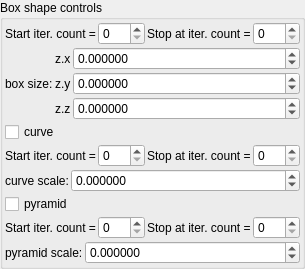
    <widget class="QGroupBox" name="groupBox_8">
     <property name="title">
      <string>Box shape controls</string>
     </property>
     <layout class="QVBoxLayout" name="verticalLayout_10" stretch="0,0,0,0,0,0,0,0">
      <property name="spacing">
       <number>2</number>
      </property>
      <property name="leftMargin">
       <number>2</number>
      </property>
      <property name="topMargin">
       <number>2</number>
      </property>
      <property name="rightMargin">
       <number>2</number>
      </property>
      <property name="bottomMargin">
       <number>2</number>
      </property>
      <item>
       <layout class="QHBoxLayout" name="horizontalLayout_6" stretch="0,1,0,1">
        <property name="topMargin">
         <number>0</number>
        </property>
        <item>
         <widget class="QLabel" name="label_79">
          <property name="text">
           <string>Start iter. count =</string>
          </property>
          <property name="wordWrap">
           <bool>true</bool>
          </property>
         </widget>
        </item>
        <item>
         <widget class="MySpinBox" name="spinboxInt_transf_start_iterations">
          <property name="sizePolicy">
           <sizepolicy hsizetype="Minimum" vsizetype="Maximum">
            <horstretch>0</horstretch>
            <verstretch>0</verstretch>
           </sizepolicy>
          </property>
          <property name="minimum">
           <number>0</number>
          </property>
          <property name="maximum">
           <number>999</number>
          </property>
          <property name="value">
           <number>0</number>
          </property>
         </widget>
        </item>
        <item>
         <widget class="QLabel" name="label_64">
          <property name="text">
           <string>Stop at iter. count =</string>
          </property>
          <property name="wordWrap">
           <bool>true</bool>
          </property>
         </widget>
        </item>
        <item>
         <widget class="MySpinBox" name="spinboxInt_transf_stop_iterations">
          <property name="sizePolicy">
           <sizepolicy hsizetype="Preferred" vsizetype="Maximum">
            <horstretch>0</horstretch>
            <verstretch>0</verstretch>
           </sizepolicy>
          </property>
          <property name="maximum">
           <number>999</number>
          </property>
         </widget>
        </item>
       </layout>
      </item>
      <item>
       <layout class="QGridLayout" name="gridLayout_2" columnstretch="0,0,1">
        <property name="spacing">
         <number>2</number>
        </property>
        <item row="3" column="2">
         <widget class="MyDoubleSpinBox" name="spinbox3_transf_addition_constant_111_x">
          <property name="sizePolicy">
           <sizepolicy hsizetype="Minimum" vsizetype="Maximum">
            <horstretch>0</horstretch>
            <verstretch>0</verstretch>
           </sizepolicy>
          </property>
          <property name="prefix">
           <string/>
          </property>
          <property name="suffix">
           <string/>
          </property>
          <property name="decimals">
           <number>6</number>
          </property>
          <property name="minimum">
           <double>-99.989999999999995</double>
          </property>
          <property name="maximum">
           <double>99.989999999999995</double>
          </property>
          <property name="singleStep">
           <double>0.100000000000000</double>
          </property>
         </widget>
        </item>
        <item row="5" column="1">
         <widget class="QLabel" name="label_123">
          <property name="text">
           <string notr="true">z.z</string>
          </property>
         </widget>
        </item>
        <item row="4" column="2">
         <widget class="MyDoubleSpinBox" name="spinbox3_transf_addition_constant_111_y">
          <property name="sizePolicy">
           <sizepolicy hsizetype="Minimum" vsizetype="Maximum">
            <horstretch>0</horstretch>
            <verstretch>0</verstretch>
           </sizepolicy>
          </property>
          <property name="prefix">
           <string/>
          </property>
          <property name="suffix">
           <string/>
          </property>
          <property name="decimals">
           <number>6</number>
          </property>
          <property name="minimum">
           <double>-99.989999999999995</double>
          </property>
          <property name="maximum">
           <double>99.989999999999995</double>
          </property>
          <property name="singleStep">
           <double>0.100000000000000</double>
          </property>
         </widget>
        </item>
        <item row="3" column="0" rowspan="3">
         <widget class="QLabel" name="label_109">
          <property name="text">
           <string>box size:</string>
          </property>
         </widget>
        </item>
        <item row="5" column="2">
         <widget class="MyDoubleSpinBox" name="spinbox3_transf_addition_constant_111_z">
          <property name="sizePolicy">
           <sizepolicy hsizetype="Minimum" vsizetype="Maximum">
            <horstretch>0</horstretch>
            <verstretch>0</verstretch>
           </sizepolicy>
          </property>
          <property name="prefix">
           <string/>
          </property>
          <property name="suffix">
           <string/>
          </property>
          <property name="decimals">
           <number>6</number>
          </property>
          <property name="minimum">
           <double>-99.989999999999995</double>
          </property>
          <property name="maximum">
           <double>99.989999999999995</double>
          </property>
          <property name="singleStep">
           <double>0.100000000000000</double>
          </property>
         </widget>
        </item>
        <item row="4" column="1">
         <widget class="QLabel" name="label_125">
          <property name="text">
           <string notr="true">z.y</string>
          </property>
         </widget>
        </item>
        <item row="3" column="1">
         <widget class="QLabel" name="label_126">
          <property name="text">
           <string notr="true">z.x</string>
          </property>
         </widget>
        </item>
       </layout>
      </item>
      <item>
       <widget class="MyCheckBox" name="checkBox_transf_function_enabledT_false">
        <property name="text">
         <string>curve</string>
        </property>
       </widget>
      </item>
      <item>
       <layout class="QHBoxLayout" name="horizontalLayout_7" stretch="0,1,0,1">
        <property name="topMargin">
         <number>0</number>
        </property>
        <item>
         <widget class="QLabel" name="label_80">
          <property name="text">
           <string>Start iter. count =</string>
          </property>
          <property name="wordWrap">
           <bool>true</bool>
          </property>
         </widget>
        </item>
        <item>
         <widget class="MySpinBox" name="spinboxInt_transf_start_iterations_T">
          <property name="sizePolicy">
           <sizepolicy hsizetype="Minimum" vsizetype="Maximum">
            <horstretch>0</horstretch>
            <verstretch>0</verstretch>
           </sizepolicy>
          </property>
          <property name="minimum">
           <number>0</number>
          </property>
          <property name="maximum">
           <number>999</number>
          </property>
          <property name="value">
           <number>0</number>
          </property>
         </widget>
        </item>
        <item>
         <widget class="QLabel" name="label_65">
          <property name="text">
           <string>Stop at iter. count =</string>
          </property>
          <property name="wordWrap">
           <bool>true</bool>
          </property>
         </widget>
        </item>
        <item>
         <widget class="MySpinBox" name="spinboxInt_transf_stop_iterations_T">
          <property name="sizePolicy">
           <sizepolicy hsizetype="Preferred" vsizetype="Maximum">
            <horstretch>0</horstretch>
            <verstretch>0</verstretch>
           </sizepolicy>
          </property>
          <property name="maximum">
           <number>999</number>
          </property>
         </widget>
        </item>
       </layout>
      </item>
      <item>
       <layout class="QHBoxLayout" name="horizontalLayout_8" stretch="0,1">
        <property name="topMargin">
         <number>0</number>
        </property>
        <item>
         <widget class="QLabel" name="label_15">
          <property name="text">
           <string>curve scale:</string>
          </property>
         </widget>
        </item>
        <item>
         <widget class="MyDoubleSpinBox" name="spinbox_transf_scale_0">
          <property name="sizePolicy">
           <sizepolicy hsizetype="Minimum" vsizetype="Maximum">
            <horstretch>0</horstretch>
            <verstretch>0</verstretch>
           </sizepolicy>
          </property>
          <property name="prefix">
           <string/>
          </property>
          <property name="suffix">
           <string/>
          </property>
          <property name="decimals">
           <number>6</number>
          </property>
          <property name="minimum">
           <double>-100000.000000000000000</double>
          </property>
          <property name="maximum">
           <double>100000.000000000000000</double>
          </property>
          <property name="singleStep">
           <double>0.100000000000000</double>
          </property>
         </widget>
        </item>
       </layout>
      </item>
      <item>
       <widget class="MyCheckBox" name="checkBox_transf_function_enabledM_false">
        <property name="text">
         <string>pyramid</string>
        </property>
       </widget>
      </item>
      <item>
       <layout class="QHBoxLayout" name="horizontalLayout_9" stretch="0,1,0,1">
        <property name="topMargin">
         <number>0</number>
        </property>
        <item>
         <widget class="QLabel" name="label_81">
          <property name="text">
           <string>Start iter. count =</string>
          </property>
          <property name="wordWrap">
           <bool>true</bool>
          </property>
         </widget>
        </item>
        <item>
         <widget class="MySpinBox" name="spinboxInt_transf_start_iterations_M">
          <property name="sizePolicy">
           <sizepolicy hsizetype="Minimum" vsizetype="Maximum">
            <horstretch>0</horstretch>
            <verstretch>0</verstretch>
           </sizepolicy>
          </property>
          <property name="minimum">
           <number>0</number>
          </property>
          <property name="maximum">
           <number>999</number>
          </property>
          <property name="value">
           <number>0</number>
          </property>
         </widget>
        </item>
        <item>
         <widget class="QLabel" name="label_67">
          <property name="text">
           <string>Stop at iter. count =</string>
          </property>
          <property name="wordWrap">
           <bool>true</bool>
          </property>
         </widget>
        </item>
        <item>
         <widget class="MySpinBox" name="spinboxInt_transf_stop_iterations_M">
          <property name="sizePolicy">
           <sizepolicy hsizetype="Preferred" vsizetype="Maximum">
            <horstretch>0</horstretch>
            <verstretch>0</verstretch>
           </sizepolicy>
          </property>
          <property name="maximum">
           <number>999</number>
          </property>
         </widget>
        </item>
       </layout>
      </item>
      <item>
       <layout class="QHBoxLayout" name="horizontalLayout_10" stretch="0,1">
        <property name="topMargin">
         <number>0</number>
        </property>
        <item>
         <widget class="QLabel" name="label_16">
          <property name="text">
           <string>pyramid scale:</string>
          </property>
         </widget>
        </item>
        <item>
         <widget class="MyDoubleSpinBox" name="spinbox_transf_scaleA_0">
          <property name="sizePolicy">
           <sizepolicy hsizetype="Minimum" vsizetype="Maximum">
            <horstretch>0</horstretch>
            <verstretch>0</verstretch>
           </sizepolicy>
          </property>
          <property name="prefix">
           <string/>
          </property>
          <property name="suffix">
           <string/>
          </property>
          <property name="decimals">
           <number>6</number>
          </property>
          <property name="minimum">
           <double>-100000.000000000000000</double>
          </property>
          <property name="maximum">
           <double>100000.000000000000000</double>
          </property>
          <property name="singleStep">
           <double>0.100000000000000</double>
          </property>
         </widget>
        </item>
       </layout>
      </item>
     </layout>
    </widget>
